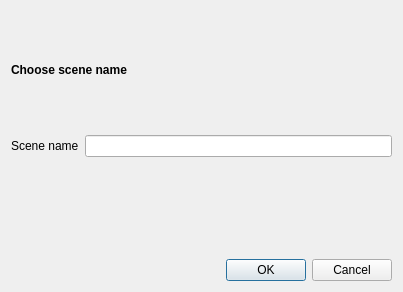
<?xml version="1.0" encoding="UTF-8"?>
<ui version="4.0">
 <class>CreateSceneDialog</class>
 <widget class="QDialog" name="CreateSceneDialog">
  <property name="geometry">
   <rect>
    <x>0</x>
    <y>0</y>
    <width>403</width>
    <height>292</height>
   </rect>
  </property>
  <property name="windowTitle">
   <string>Dialog</string>
  </property>
  <layout class="QVBoxLayout" name="verticalLayout_2">
   <item>
    <layout class="QVBoxLayout" name="verticalLayout">
     <item>
      <widget class="QLabel" name="label">
       <property name="text">
        <string>&lt;html&gt;&lt;head/&gt;&lt;body&gt;&lt;p&gt;&lt;span style=&quot; font-weight:600;&quot;&gt;Choose scene name &lt;/span&gt;&lt;/p&gt;&lt;/body&gt;&lt;/html&gt;</string>
       </property>
      </widget>
     </item>
     <item>
      <layout class="QFormLayout" name="formLayout">
       <item row="0" column="0">
        <widget class="QLabel" name="label_2">
         <property name="text">
          <string>Scene name</string>
         </property>
        </widget>
       </item>
       <item row="0" column="1">
        <widget class="QLineEdit" name="lineEdit">
         <property name="maxLength">
          <number>4</number>
         </property>
        </widget>
       </item>
      </layout>
     </item>
     <item>
      <widget class="QDialogButtonBox" name="buttonBox">
       <property name="orientation">
        <enum>Qt::Horizontal</enum>
       </property>
       <property name="standardButtons">
        <set>QDialogButtonBox::Cancel|QDialogButtonBox::Ok</set>
       </property>
      </widget>
     </item>
    </layout>
   </item>
  </layout>
 </widget>
 <resources/>
 <connections>
  <connection>
   <sender>buttonBox</sender>
   <signal>accepted()</signal>
   <receiver>CreateSceneDialog</receiver>
   <slot>accept()</slot>
   <hints>
    <hint type="sourcelabel">
     <x>248</x>
     <y>254</y>
    </hint>
    <hint type="destinationlabel">
     <x>157</x>
     <y>274</y>
    </hint>
   </hints>
  </connection>
  <connection>
   <sender>buttonBox</sender>
   <signal>rejected()</signal>
   <receiver>CreateSceneDialog</receiver>
   <slot>reject()</slot>
   <hints>
    <hint type="sourcelabel">
     <x>316</x>
     <y>260</y>
    </hint>
    <hint type="destinationlabel">
     <x>286</x>
     <y>274</y>
    </hint>
   </hints>
  </connection>
 </connections>
</ui>
